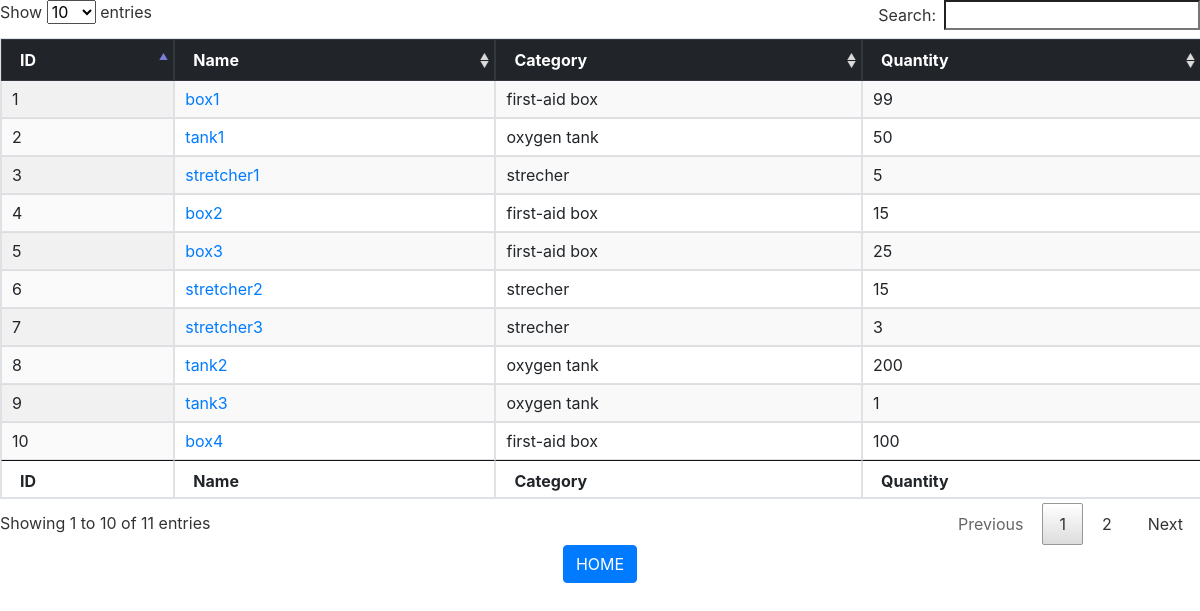
The page / on the database its author committed.
### Inventory/models.py (models this page shows, shortened)
class Item(models.Model):
	item_id=models.AutoField(primary_key=True)
	name=models.CharField(max_length=50)
	category=models.ForeignKey(Category,on_delete=models.CASCADE)
	quantity=models.IntegerField(default=0)

class Category(models.Model):
	category=models.CharField(max_length=50)

### Inventory/views.py (the view)
# urls.py: path('',views.index,name='index'),
def index(request):
	items_list=Item.objects.all()
	context={
		'items_list':items_list,
	}
	return render(request,'index.html',context)

### Inventory/templates/index.html
{% extends 'base.html' %}
{% block content %}
	<script type="text/javascript">
			$(document).ready(function() {
    				$('#example').DataTable();
			} );
	</script>
	{% if items_list %}
	<table id="example" class="table table-bordered display" style="width:100%">
    		<thead class="thead-dark">
            		<tr>
				<th>ID</th>
                		<th>Name</th>
				<th>Category</th>
				<th>Quantity</th>
            		</tr>
        	</thead>
        	<tbody>
    		{% for item in items_list %}
		<tr>
        		<td>{{ item.item_id }}</td><td><a href="{% url 'details' item.item_id %}">{{ item.name }}</a></td><td>{{ item.category.category }}</td><td>{{ item.quantity }}</td></a>
	  	</tr>
	{% endfor %}
		</tbody>
		<tfoot>
            		<tr>
				<th>ID</th>
				<th>Name</th>
				<th>Category</th>
				<th>Quantity</th>
            		</tr>
        	</tfoot>
	</table>
	{% else %}
    		<p>No details are available.</p>
	{% endif %}
{% endblock %}

### Inventory/templates/base.html (shortened to what this page needs)
{% load static %}
<html>
	<head>
		<link rel="stylesheet" type="text/css" href="{% static 'DataTables/datatables.css' %}"/>
		<link rel="stylesheet" type="text/css" href="{% static 'css/bootstrap.min.css' %}"/>
	</head>
	<body>
	{% block content%}
	{% endblock %}
	<center><a class="btn btn-primary" href="/">HOME</a></center>
	</body>
</html>

### Inventory/static/DataTables/datatables.css (style rules this page uses)
table.dataTable { width: 100%; margin: 0 auto; clear: both; border-collapse: separate; border-spacing: 0; }
table.dataTable thead th, table.dataTable tfoot th { font-weight: bold; }
table.dataTable thead th, table.dataTable thead td { padding: 10px 18px; border-bottom: 1px solid #111; }
table.dataTable tfoot th, table.dataTable tfoot td { padding: 10px 18px 6px 18px; border-top: 1px solid #111; }
table.dataTable thead .sorting, table.dataTable thead .sorting_asc, table.dataTable thead .sorting_desc, table.dataTable thead .sorting_asc_disabled, table.dataTable thead .sorting_desc_disabled { cursor: pointer; *cursor: hand; background-repeat: no-repeat; background-position: center right; }
table.dataTable thead .sorting { background-image: url("DataTables-1.10.18/images/sort_both.png"); }
table.dataTable thead .sorting_asc { background-image: url("DataTables-1.10.18/images/sort_asc.png"); }
table.dataTable tbody tr { background-color: #ffffff; }
table.dataTable tbody th, table.dataTable tbody td { padding: 8px 10px; }
table.dataTable.row-border tbody th, table.dataTable.row-border tbody td, table.dataTable.display tbody th, table.dataTable.display tbody td { border-top: 1px solid #ddd; }
table.dataTable.row-border tbody tr:first-child th, table.dataTable.row-border tbody tr:first-child td, table.dataTable.display tbody tr:first-child th, table.dataTable.display tbody tr:first-child td { border-top: none; }
table.dataTable.stripe tbody tr.odd, table.dataTable.display tbody tr.odd { background-color: #f9f9f9; }
table.dataTable.order-column tbody tr > .sorting_1, table.dataTable.order-column tbody tr > .sorting_2, table.dataTable.order-column tbody tr > .sorting_3, table.dataTable.display tbody tr > .sorting_1, table.dataTable.display tbody tr > .sorting_2, table.dataTable.display tbody tr > .sorting_3 { background-color: #fafafa; }
table.dataTable.display tbody tr.odd > .sorting_1, table.dataTable.order-column.stripe tbody tr.odd > .sorting_1 { background-color: #f1f1f1; }
table.dataTable.display tbody tr.even > .sorting_1, table.dataTable.order-column.stripe tbody tr.even > .sorting_1 { background-color: #fafafa; }
table.dataTable, table.dataTable th, table.dataTable td { box-sizing: content-box; }

### rows shown on the page
Item: item_id "1", name "box1", category.category "first-aid box", quantity "99"
Item: item_id "2", name "tank1", category.category "oxygen tank", quantity "50"
Item: item_id "3", name "stretcher1", category.category "strecher", quantity "5"
Item: item_id "4", name "box2", category.category "first-aid box", quantity "15"
Item: item_id "5", name "box3", category.category "first-aid box", quantity "25"
Item: item_id "6", name "stretcher2", category.category "strecher", quantity "15"
Item: item_id "7", name "stretcher3", category.category "strecher", quantity "3"
Item: item_id "8", name "tank2", category.category "oxygen tank", quantity "200"
Item: item_id "9", name "tank3", category.category "oxygen tank", quantity "1"
Item: item_id "10", name "box4", category.category "first-aid box", quantity "100"
